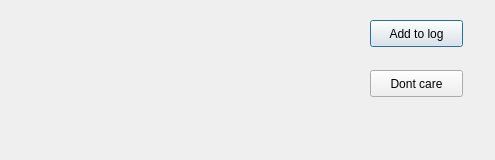
<?xml version="1.0" encoding="UTF-8"?>
<ui version="4.0">
 <class>Dialog</class>
 <widget class="QDialog" name="Dialog">
  <property name="geometry">
   <rect>
    <x>0</x>
    <y>0</y>
    <width>495</width>
    <height>160</height>
   </rect>
  </property>
  <property name="windowTitle">
   <string>Suggested Maintenance Task</string>
  </property>
  <widget class="QPushButton" name="pushButton">
   <property name="geometry">
    <rect>
     <x>370</x>
     <y>20</y>
     <width>93</width>
     <height>27</height>
    </rect>
   </property>
   <property name="text">
    <string>Add to log</string>
   </property>
  </widget>
  <widget class="QPushButton" name="pushButton_2">
   <property name="geometry">
    <rect>
     <x>370</x>
     <y>70</y>
     <width>93</width>
     <height>27</height>
    </rect>
   </property>
   <property name="text">
    <string>Dont care</string>
   </property>
  </widget>
 </widget>
 <resources/>
 <connections/>
</ui>
